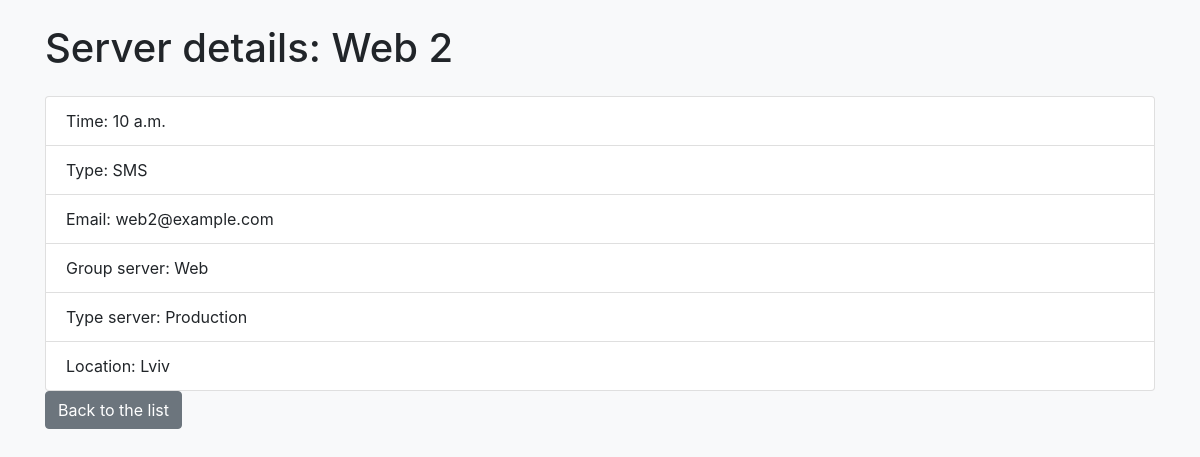
Page /2/ on the committed database.
### servers/models.py (models this page shows, shortened)
class Server(models.Model):
    name = models.CharField("Name server", max_length=100)
    alert_time = models.TimeField("Time alert")
    NOTIFICATION_TYPES = [
        ("email", "Email"),
        ("sms", "SMS"),
        ("push", "Push-message"),
    ]
    notification_type = models.CharField("Type alert", max_length=10, choices=NOTIFICATION_TYPES)
    email = models.EmailField("Email adress")
    server_group = models.CharField("Servers group", max_length=100)
    server_group_type = models.CharField("Type group servers")
    location = models.CharField("Location server", max_length=200)

### servers/views.py (the view)
# urls.py: path('<int:server_id>/', views.server_detail, name='server_detail'),
def server_detail(request, server_id):
    server = get_object_or_404(Server, id=server_id)
    return render(request, 'servers/server_detail.html', {'server':server})

### servers/templates/servers/server_detail.html (shortened to what this page needs)
{% extends "servers/base.html" %}
{% block content %}
    <h1 class="mb-4">Server details: {{ server.name }}</h1>
    <ul class="list-group">
        <li class="list-group-item">Time: {{ server.alert_time }}</li>
        <li class="list-group-item">Type: {{ server.get_notification_type_display }}</li>
        <li class="list-group-item">Email: {{ server.email }}</li>
        <li class="list-group-item">Group server: {{ server.server_group }}</li>
        <li class="list-group-item">Type server: {{ server.server_group_type }}</li>
        <li class="list-group-item">Location: {{ server.location }}</li>
    </ul>
    <a class="btn btn-secondary" href="{% url 'server_list' %}">Back to the list</a>
{% endblock %}

### rows in the picture
Server: name "Web 2", alert_time "10 a.m.", notification_type "SMS", email "web2@example.com", server_group "Web", server_group_type "Production", location "Lviv"
